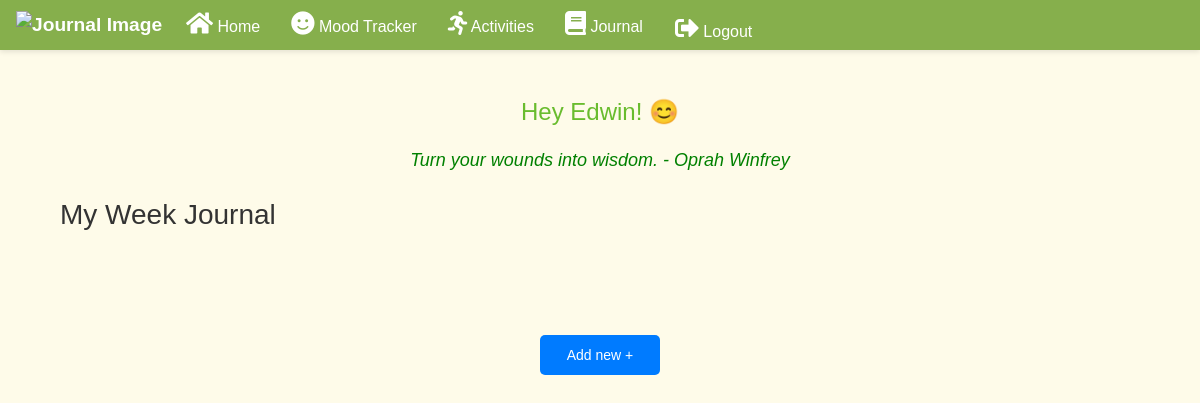
Before: /journal/ (signed in) with the older database file.
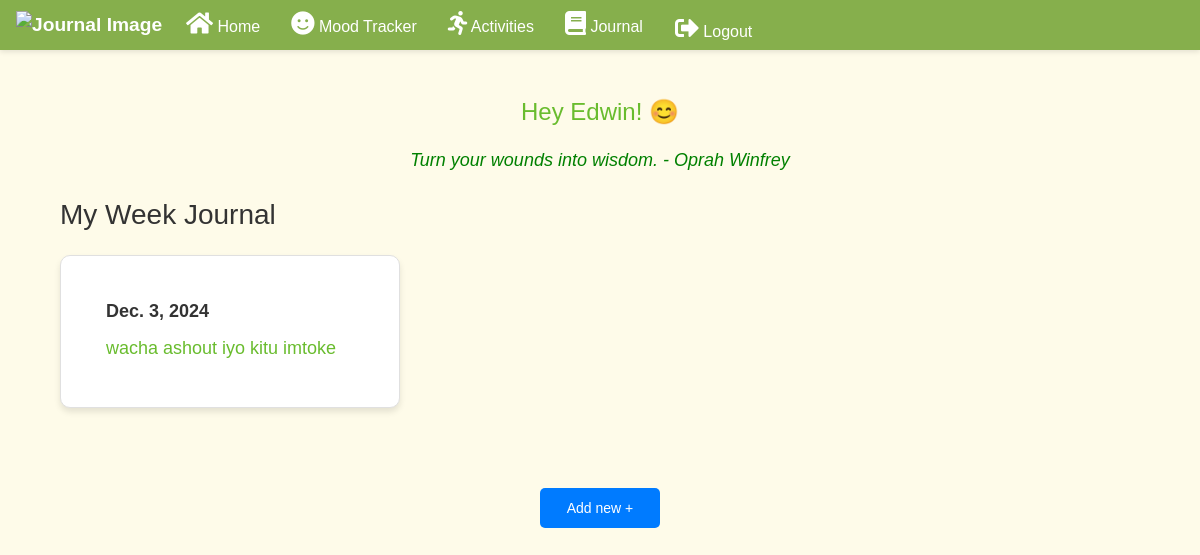
After: the same page with the newer database file.
### wellness/models.py (models this page shows, shortened)
class JournalEntry(models.Model):
    user = models.ForeignKey(User, on_delete=models.CASCADE)
    content = models.TextField()
    date = models.DateField()

### wellness/views.py (the view)
# urls.py: path('journal/', views.journal, name='journal'),
@login_required
def journal(request):
    if request.method == 'GET':
        entries = JournalEntry.objects.filter(user=request.user).order_by('-date')
        return render(request, 'journal.html', {'entries': entries})

### wellness/templates/journal.html (shortened to what this page needs)
{% extends 'base.html' %}
{% block content %}
<div class="container mt-5">
    <div class="greeting mb-4">
        <h2>Hey {{ request.user.first_name|default:request.user.username }}! 😊</h2>
        <p id="daily-quote" style="text-align: center; color: green; font-style: italic;"></p>
    </div>
    <h3 class="mb-4">My Week Journal</h3>
    <div class="row row-cols-1 row-cols-md-2 row-cols-lg-3 g-4 journal-container">
        {% for entry in entries %}
        <div class="col">
            <div class="card h-100">
                <div class="card-body">
                    <h5 class="card-title">{{ entry.date }}</h5>
                    <p class="card-text">{{ entry.content }}</p>
                </div>
            </div>
        </div>
        {% endfor %}
    </div>
</div>
<div class="add-new-container">
    <button class="add-new-btn" data-toggle="modal" data-target="#exampleModal">Add new +</button>
</div>
{% endblock %}

Changed rows visible on the page:
added JournalEntry: date "Dec. 3, 2024", content "wacha ashout iyo kitu imtoke"
